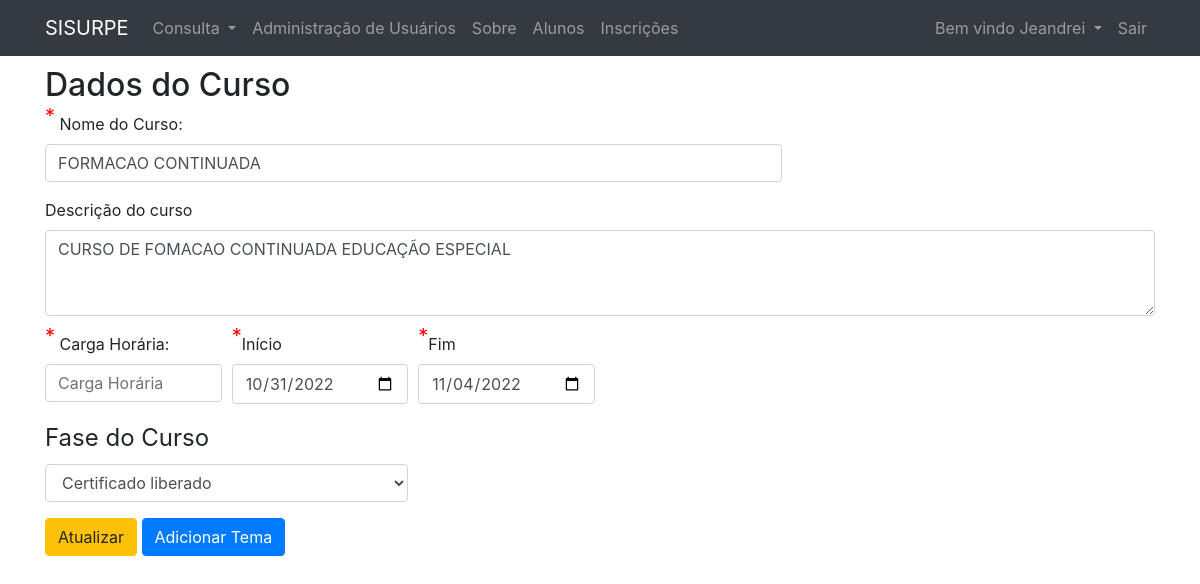
Page /inscricoes/edit/3 (signed in) on the committed database.
### tables this page shows
CREATE TABLE `inscricoes` (
  `id` int(11) NOT NULL,
  `nome_curso` varchar(255) NOT NULL,
  `descricao` varchar(255) NOT NULL,  
  `data_inicio` date DEFAULT NULL,
  `data_termino` date DEFAULT NULL,
  `numero_certificado` int(11) DEFAULT NULL,
  `livro` varchar(255) DEFAULT NULL,
  `folha` varchar(255) DEFAULT NULL,
  `fase` char(30) NOT NULL DEFAULT 'ABERTO'
);

### app/libraries/Core.php (called while the page is built, shortened)
<?php
 Class Core {
     protected $currentMethod = 'index';
     public function __construct(){
         $url = $this->getUrl();
         if(file_exists('../app/controllers/' . ucwords($url[0]). '.php')){
            unset($url[0]);
         }
         $this->currentController = new $this->currentController;
         if(isset($url[1])){
           if(method_exists($this->currentController, $url[1])){
             $this->currentMethod = $url[1];
             unset($url[1]);
           }
         }
         $this->params = $url ? array_values($url) :[];
         call_user_func_array([$this->currentController, $this->currentMethod], $this->params);
     }
     public function getUrl(){
        if(isset($_GET['url'])){
          $url = rtrim($_GET['url'], '/');
          $url = filter_var($url, FILTER_SANITIZE_URL);
          $url = explode('/', $url);
          return $url;
        }
     }
 }

### public/index.php (called while the page is built, shortened)
<?php
     $init = new Core;

### app/libraries/Database.php (called while the page is built, shortened)
<?php
 class Database {
    protected $user = DB_USER;
    protected $pass = DB_PASS;
    protected $dbh;
    protected $stmt;
    public function __construct() {
        $options = array(
            PDO::ATTR_PERSISTENT => true,
            PDO::ATTR_ERRMODE => PDO::ERRMODE_EXCEPTION
        );
        try{
            $this->dbh = new PDO($this->$dsn, $this->user, $this->pass, $options);
            $this->dbh->exec('SET NAMES "utf8"');
        } catch(PDOException $e){
            $this->error = $e->getMessage();
            echo $this->error;
        }
    }
    public function query($sql) {
        $this->stmt = $this->dbh->prepare($sql);
    }
     public function bind($param, $value, $type = null) {
        if(is_null($type)){
            switch(true){
                default:
                    $type = PDO::PARAM_STR;
            }
        }
        $this->stmt->bindValue($param, $value, $type);
    }
    public function execute(){
        if($this->stmt->execute()){
            return true;
        } else {
            return false;
        }
    }
    public function single(){
        $this->execute();
        return $this->stmt->fetch(PDO::FETCH_OBJ);
    }
}

### app/models/Inscricoe.php (called while the page is built, shortened)
<?php
  class Inscricoe {
    private $db;
    public function __construct(){
        $this->db = new Database;
    }
  public function getInscricaoById($id){
    $this->db->query("SELECT * FROM inscricoes WHERE id = :id");
    $this->db->bind(':id', $id);
    $row = $this->db->single();
    if($this->db->rowCount() > 0){
        return $row;
    } else {
        return false;
    }
}
    public function inscricaoEditavel($id_inscricao=null){
        $this->db->query('
                        SELECT
                            *
                        FROM
                            inscricoes
                        WHERE
                            id = :id
                        AND
                            fase != "ARQUIVADO"
                        ORDER BY
                            data_inicio
                        DESC
                        ');
        $this->db->bind(':id',$id_inscricao);
        if($this->db->rowCount() > 0){
            return true;
        } else {
            return false;
        }
    }
}

### app/views/inscricoes/edit.php (the view, shortened to what this page needs)
<?php require APPROOT . '/views/inc/header.php';?>
 <div class="row align-items-center mb-3">
    <div class="col-md-12">
        <h2>Dados do Curso</h2>
        <form action="<?php echo URLROOT; ?>/inscricoes/edit/<?php echo $data['inscricoes_id'];?>" method="post" enctype="multipart/form-data">
            <div class="form-row">
                <div class="form-group col-md-8">
                    <label for="nome_aluno"><sup class="obrigatorio">*</sup> Nome do Curso:</label>
                    <input
                        class="form-control <?php echo (!empty($data['nome_curso_err'])) ? 'is-invalid' : ''; ?>"
                        type="text"
                        name="nome_curso"
                        id="nome_curso"
                        value="<?php echo $data['nome_curso']; ?>"
                        placeholder="Nome do curso"
                    >
                </div>
            </div>
            <div class="form-group">
              <label for="descricao">Descrição do curso</label>
              <textarea
                class="form-control <?php echo (!empty($data['nome_curso_err'])) ? 'is-invalid' : ''; ?>"
                id="descricao"
                name="descricao"
                rows="3"><?php echo $data['descricao']; ?></textarea>
            </div>
            <div class="form-row">
                <div class="form-group col-md-2">
                    <label for="carga_horaria"><sup class="obrigatorio">*</sup> Carga Horária:</label>
                    <input
                        class="form-control <?php echo (!empty($data['carga_horaria_err'])) ? 'is-invalid' : ''; ?>"
                        type="text"
                        name="carga_horaria"
                        id="carga_horaria"
                        value="<?php echo $data['carga_horaria']; ?>"
                        placeholder="Carga Horária"
                    >
                </div>
                <div class="form-group col-md-2">
                      <label for="data_inicio"><sup class="obrigatorio">*</sup>Início</label>
                      <input
                        class="form-control <?php echo (!empty($data['data_inicio_err'])) ? 'is-invalid' : ''; ?>"
                        type="date"
                        id="data_inicio"
                        name="data_inicio"
                        value="<?php echo $data['data_inicio']; ?>"
                      >
                  </div>
                <div class="form-group col-md-2">
                    <label for="data_termino"><sup class="obrigatorio">*</sup>Fim</label>
                    <input
                    class="form-control <?php echo (!empty($data['data_termino_err'])) ? 'is-invalid' : ''; ?>"
                    type="date"
                    id="data_termino"
                    name="data_termino"
                    value="<?php echo $data['data_termino']; ?>"
                    >
                </div>
            </div>
            <legend>Fase do Curso</legend>
            <fieldset>
              <div class="form-row">
                  <div class="form-group col-md-4">
                      <select
                          name="fase"
                          id="fase"
                          class="form-control <?php echo (!empty($data['fase_err'])) ? 'is-invalid' : ''; ?>"
                      >
                          <option value="CERTIFICADO" <?php echo $data['fase'] == 'CERTIFICADO' ? 'selected':'';?>>Certificado liberado</option>
                      </select>
                  </div>
              </div>
            </fieldset>
            <?php if($data['editavel']) : ?>
                <button type="submit" class="btn btn-warning">Atualizar</button>
                <button type="button" id="addTema" class="btn btn-primary" data-toggle="modal" data-target="#addTemaModal" onClick="clearInput()">
                Adicionar Tema
                </button>
            <?php endif; ?>
        </form>
    </div>
</div>
<?php require APPROOT . '/views/inc/footer.php'; ?>

### public/css/style.css (style rules this page uses)
.obrigatorio { color: red; font-size: 20px; vertical-align: middle; }
input.error, input { border-color: red; }

### rows in the picture
inscricoes: nome_curso "FORMACAO CONTINUADA", descricao "CURSO DE FOMACAO CONTINUADA EDUCAÇÃO ESPECIAL", data_inicio "10/31/2022", data_termino "11/04/2022", fase "Certificado liberado"

### other values in the picture
SITENAME "SISURPE"
$_SESSION[DB_NAME . '_user_name'] "Jeandrei"
